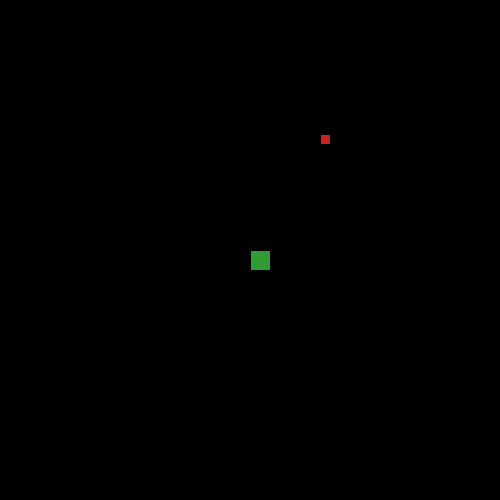
Frame 1 (no input)
Frame 60 (the mouse pressed at the canvas centre just before this capture): identical to frame 1, image omitted
Frame 120 (the mouse held since frame 60 and released just before this capture): identical to frame 1, image omitted

The Processing sketch that drew this single still picture (run headless with seeded random() and noise(); from frame 60 on, the mouse is pressed at the canvas centre):

// Processing sketch: Snake_game
// ── Snake_game.pde
int xPos = 250;
int yPos = 250;
float xPosA = random(10,490);
float yPosA = random(10,490);
int numSnake = 1;
int locXPos;
int locYPos;




void setup(){
  size(500,500);
}


void draw(){
  boolean hasFound = false;
  if (keyPressed){
    locXPos = xPos;
    locYPos = yPos;
    switch(key){
      case 'a':
      case 'A':
        xPos--;
        locXPos = locXPos - 20;
        break;
      case 's':
      case 'S':
      yPos++;
      locYPos = locYPos + 20;
        break;
      case 'd':
      case 'D':
      xPos++;
      locXPos = locXPos + 20;
        break;
      case 'w':
      case 'W':
      yPos--;
      locYPos = locYPos - 20;
        break;
      case 'p':
        hasFound = true;
        break;
    }
  }
  printSnake(locXPos, locYPos);
  //println("xpos = ", xPos, "ypos = ", yPos, "xposa = ", (int)xPosA,"yposa = ", (int)yPosA);
  if(((xPos - (int)xPosA) < 10 && (xPos - (int)xPosA) > -10) && ((yPos - (int)yPosA) < 10 && (yPos - (int)yPosA) > -10)){
    hasFound = true;
  }
  if(hasFound){
    xPosA = random(20 , 480);
    yPosA = random(20, 480);
    hasFound = false;
    numSnake++;
  }
  fill(201,32,32);
  rect(xPosA, yPosA, 10, 10);
  
}

void printSnake(int locXPos, int locYPos){
  background(0);
  fill(50, 156,52);
  for(int i=0; i< numSnake; i++){
    if(i==0){
    rect(xPos,yPos,20,20);
    }
    else{
      //locXPos = locXPos - 20;
      //locYPos = locYPos - 20;
      println("snake: ", i, "x: ",locXPos,"y: ",locYPos);
      rect(locXPos,locYPos,20,20);
      
    }
  }
}

//void move(){
//  x = x +speed;
//  if(x > width){
//    x = 0;
//  }
//}

//void display(){
// fill(c);
// rect(x,y,30,10);
//}
